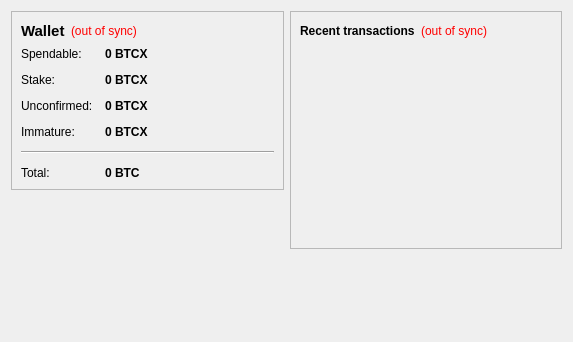
<?xml version="1.0" encoding="UTF-8"?>
<ui version="4.0">
 <class>OverviewPage</class>
 <widget class="QWidget" name="OverviewPage">
  <property name="geometry">
   <rect>
    <x>0</x>
    <y>0</y>
    <width>573</width>
    <height>342</height>
   </rect>
  </property>
  <property name="windowTitle">
   <string>Form</string>
  </property>
  <layout class="QHBoxLayout" name="horizontalLayout" stretch="1,1">
   <item>
    <layout class="QVBoxLayout" name="verticalLayout_2">
     <item>
      <widget class="QFrame" name="frame">
       <property name="frameShape">
        <enum>QFrame::StyledPanel</enum>
       </property>
       <property name="frameShadow">
        <enum>QFrame::Raised</enum>
       </property>
       <layout class="QVBoxLayout" name="verticalLayout_4">
        <item>
         <layout class="QHBoxLayout" name="horizontalLayout_4">
          <item>
           <widget class="QLabel" name="label_5">
            <property name="font">
             <font>
              <pointsize>11</pointsize>
              <weight>75</weight>
              <bold>true</bold>
             </font>
            </property>
            <property name="text">
             <string>Wallet</string>
            </property>
           </widget>
          </item>
          <item>
           <widget class="QLabel" name="labelWalletStatus">
            <property name="toolTip">
             <string>The displayed information may be out of date. Your wallet automatically synchronizes with the BitcoinX network after a connection is established, but this process has not completed yet.</string>
            </property>
            <property name="styleSheet">
             <string notr="true">QLabel { color: red; }</string>
            </property>
            <property name="text">
             <string notr="true">(out of sync)</string>
            </property>
            <property name="alignment">
             <set>Qt::AlignLeading|Qt::AlignLeft|Qt::AlignVCenter</set>
            </property>
           </widget>
          </item>
          <item>
           <spacer name="horizontalSpacer_2">
            <property name="orientation">
             <enum>Qt::Horizontal</enum>
            </property>
            <property name="sizeHint" stdset="0">
             <size>
              <width>40</width>
              <height>20</height>
             </size>
            </property>
           </spacer>
          </item>
         </layout>
        </item>
        <item>
         <layout class="QFormLayout" name="formLayout_2">
          <property name="fieldGrowthPolicy">
           <enum>QFormLayout::AllNonFixedFieldsGrow</enum>
          </property>
          <property name="horizontalSpacing">
           <number>12</number>
          </property>
          <property name="verticalSpacing">
           <number>12</number>
          </property>
          <item row="0" column="0">
           <widget class="QLabel" name="label">
            <property name="text">
             <string>Spendable:</string>
            </property>
           </widget>
          </item>
          <item row="0" column="1">
           <widget class="QLabel" name="labelBalance">
            <property name="font">
             <font>
              <weight>75</weight>
              <bold>true</bold>
             </font>
            </property>
            <property name="cursor">
             <cursorShape>IBeamCursor</cursorShape>
            </property>
            <property name="toolTip">
             <string>Your current spendable balance</string>
            </property>
            <property name="text">
             <string notr="true">0 BTCX</string>
            </property>
            <property name="textInteractionFlags">
             <set>Qt::LinksAccessibleByMouse|Qt::TextSelectableByKeyboard|Qt::TextSelectableByMouse</set>
            </property>
           </widget>
          </item>
          <item row="1" column="0">
           <widget class="QLabel" name="label_6">
            <property name="text">
             <string>Stake:</string>
            </property>
           </widget>
          </item>
          <item row="1" column="1">
           <widget class="QLabel" name="labelStake">
            <property name="font">
             <font>
              <weight>75</weight>
              <bold>true</bold>
             </font>
            </property>
            <property name="cursor">
             <cursorShape>IBeamCursor</cursorShape>
            </property>
            <property name="toolTip">
             <string>Total of coins that was staked, and do not yet count toward the current balance</string>
            </property>
            <property name="text">
             <string notr="true">0 BTCX</string>
            </property>
            <property name="textInteractionFlags">
             <set>Qt::LinksAccessibleByMouse|Qt::TextSelectableByKeyboard|Qt::TextSelectableByMouse</set>
            </property>
           </widget>
          </item>
          <item row="2" column="0">
           <widget class="QLabel" name="label_3">
            <property name="text">
             <string>Unconfirmed:</string>
            </property>
           </widget>
          </item>
          <item row="2" column="1">
           <widget class="QLabel" name="labelUnconfirmed">
            <property name="font">
             <font>
              <weight>75</weight>
              <bold>true</bold>
             </font>
            </property>
            <property name="cursor">
             <cursorShape>IBeamCursor</cursorShape>
            </property>
            <property name="toolTip">
             <string>Total of transactions that have yet to be confirmed, and do not yet count toward the current balance</string>
            </property>
            <property name="text">
             <string notr="true">0 BTCX</string>
            </property>
            <property name="textInteractionFlags">
             <set>Qt::LinksAccessibleByMouse|Qt::TextSelectableByKeyboard|Qt::TextSelectableByMouse</set>
            </property>
           </widget>
          </item>
          <item row="3" column="0">
           <widget class="QLabel" name="labelImmatureText">
            <property name="text">
             <string>Immature:</string>
            </property>
           </widget>
          </item>
          <item row="3" column="1">
           <widget class="QLabel" name="labelImmature">
            <property name="font">
             <font>
              <weight>75</weight>
              <bold>true</bold>
             </font>
            </property>
            <property name="toolTip">
             <string>Mined balance that has not yet matured</string>
            </property>
            <property name="text">
             <string notr="true">0 BTCX</string>
            </property>
            <property name="textInteractionFlags">
             <set>Qt::LinksAccessibleByMouse|Qt::TextSelectableByKeyboard|Qt::TextSelectableByMouse</set>
            </property>
           </widget>
          </item>
          <item row="4" column="0" colspan="2">
           <widget class="Line" name="line">
            <property name="orientation">
             <enum>Qt::Horizontal</enum>
            </property>
           </widget>
          </item>
          <item row="5" column="0">
           <widget class="QLabel" name="labelTotalText">
            <property name="text">
             <string>Total:</string>
            </property>
           </widget>
          </item>
          <item row="5" column="1">
           <widget class="QLabel" name="labelTotal">
            <property name="font">
             <font>
              <weight>75</weight>
              <bold>true</bold>
             </font>
            </property>
            <property name="cursor">
             <cursorShape>IBeamCursor</cursorShape>
            </property>
            <property name="toolTip">
             <string>Your current total balance</string>
            </property>
            <property name="text">
             <string notr="true">0 BTC</string>
            </property>
            <property name="textInteractionFlags">
             <set>Qt::LinksAccessibleByMouse|Qt::TextSelectableByKeyboard|Qt::TextSelectableByMouse</set>
            </property>
           </widget>
          </item>
         </layout>
        </item>
       </layout>
      </widget>
     </item>
     <item>
      <spacer name="verticalSpacer">
       <property name="orientation">
        <enum>Qt::Vertical</enum>
       </property>
       <property name="sizeHint" stdset="0">
        <size>
         <width>20</width>
         <height>40</height>
        </size>
       </property>
      </spacer>
     </item>
    </layout>
   </item>
   <item>
    <layout class="QVBoxLayout" name="verticalLayout_3">
     <item>
      <widget class="QFrame" name="frame_2">
       <property name="frameShape">
        <enum>QFrame::StyledPanel</enum>
       </property>
       <property name="frameShadow">
        <enum>QFrame::Raised</enum>
       </property>
       <layout class="QVBoxLayout" name="verticalLayout">
        <item>
         <layout class="QHBoxLayout" name="horizontalLayout_2">
          <item>
           <widget class="QLabel" name="label_4">
            <property name="text">
             <string>&lt;b&gt;Recent transactions&lt;/b&gt;</string>
            </property>
           </widget>
          </item>
          <item>
           <widget class="QLabel" name="labelTransactionsStatus">
            <property name="toolTip">
             <string>The displayed information may be out of date. Your wallet automatically synchronizes with the BitcoinX network after a connection is established, but this process has not completed yet.</string>
            </property>
            <property name="styleSheet">
             <string notr="true">QLabel { color: red; }</string>
            </property>
            <property name="text">
             <string notr="true">(out of sync)</string>
            </property>
            <property name="alignment">
             <set>Qt::AlignRight|Qt::AlignTrailing|Qt::AlignVCenter</set>
            </property>
           </widget>
          </item>
          <item>
           <spacer name="horizontalSpacer">
            <property name="orientation">
             <enum>Qt::Horizontal</enum>
            </property>
            <property name="sizeHint" stdset="0">
             <size>
              <width>40</width>
              <height>20</height>
             </size>
            </property>
           </spacer>
          </item>
         </layout>
        </item>
        <item>
         <widget class="QListView" name="listTransactions">
          <property name="styleSheet">
           <string notr="true">QListView { background: transparent; }</string>
          </property>
          <property name="frameShape">
           <enum>QFrame::NoFrame</enum>
          </property>
          <property name="verticalScrollBarPolicy">
           <enum>Qt::ScrollBarAlwaysOff</enum>
          </property>
          <property name="horizontalScrollBarPolicy">
           <enum>Qt::ScrollBarAlwaysOff</enum>
          </property>
          <property name="selectionMode">
           <enum>QAbstractItemView::NoSelection</enum>
          </property>
         </widget>
        </item>
       </layout>
      </widget>
     </item>
     <item>
      <spacer name="verticalSpacer_2">
       <property name="orientation">
        <enum>Qt::Vertical</enum>
       </property>
       <property name="sizeHint" stdset="0">
        <size>
         <width>20</width>
         <height>40</height>
        </size>
       </property>
      </spacer>
     </item>
    </layout>
   </item>
  </layout>
 </widget>
 <resources/>
 <connections/>
</ui>
